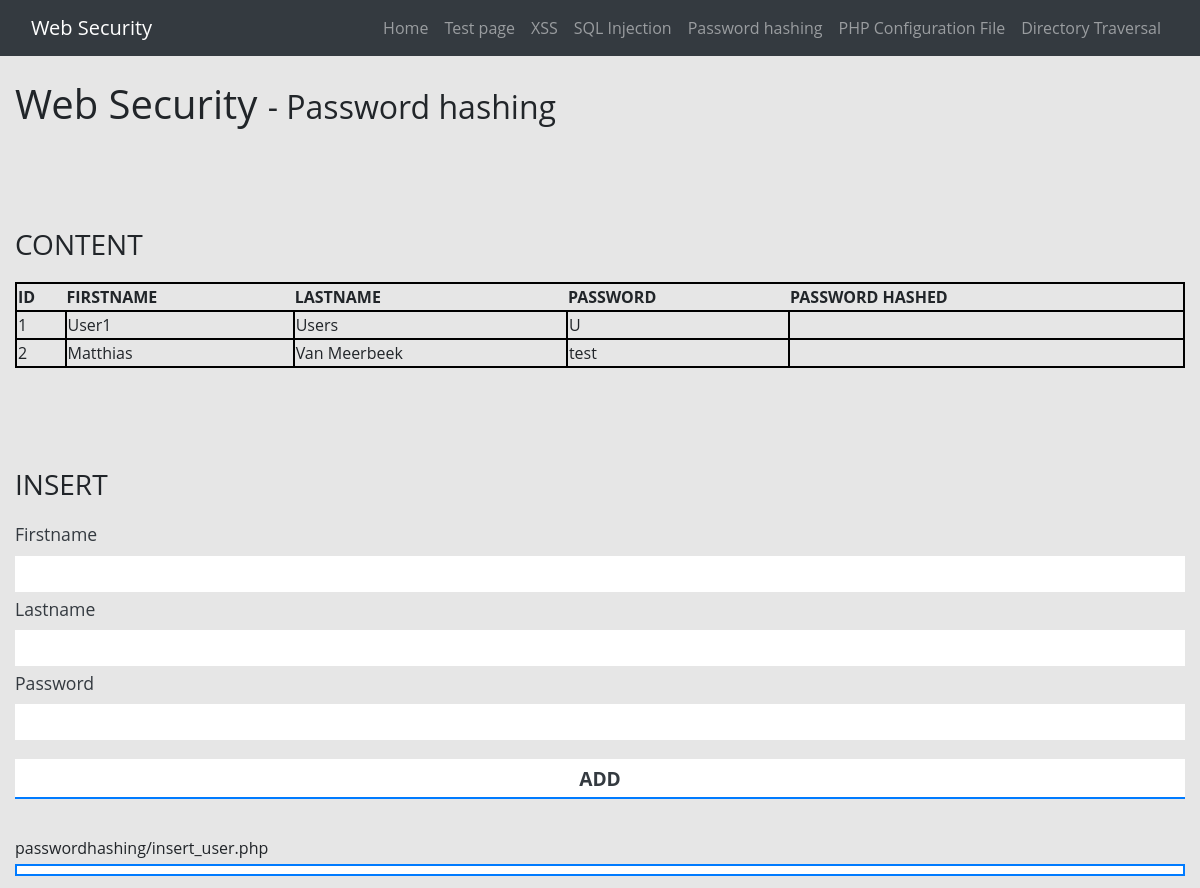
The app's page /websecurity/passwordhashing.php (upper part), older data.
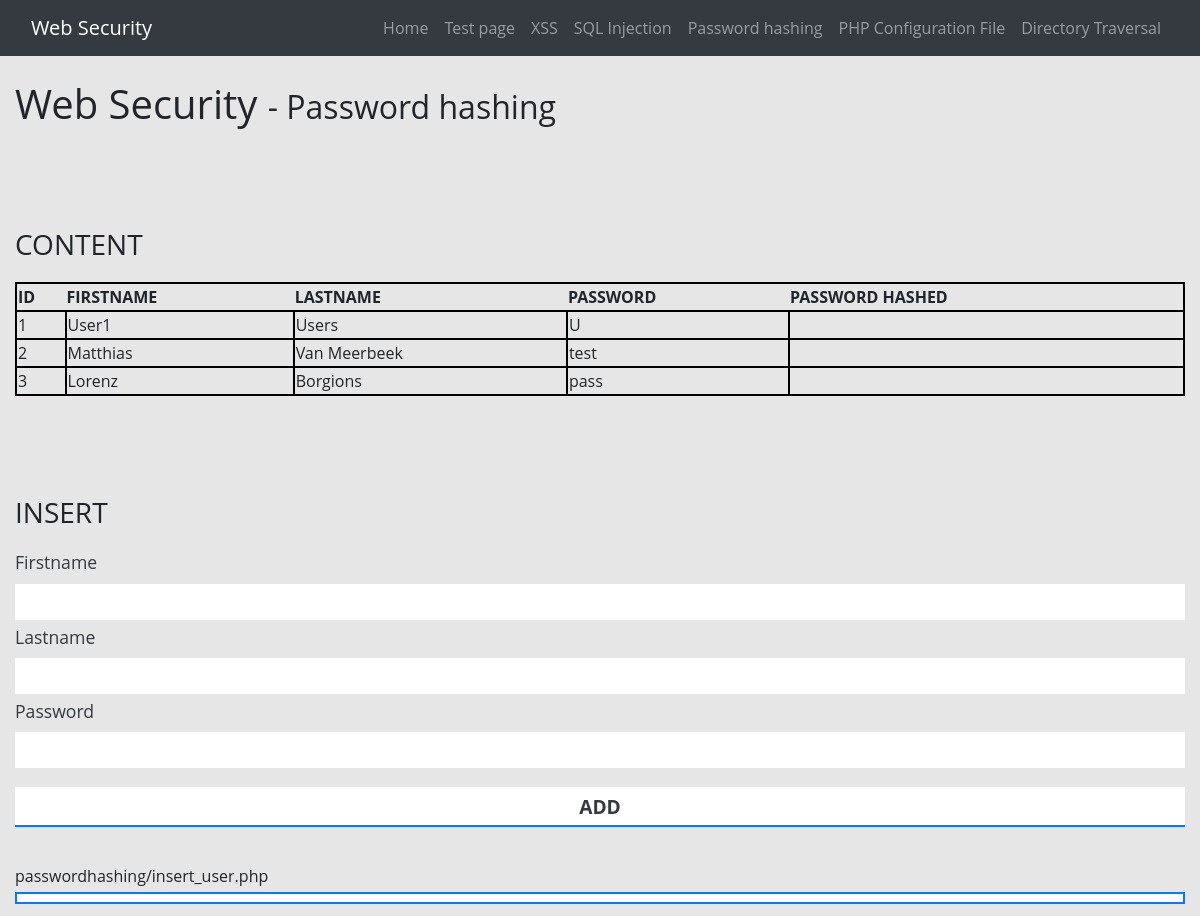
The same page, newer data.
### tables this page shows
CREATE TABLE `users` (
  `id` bigint(20) UNSIGNED NOT NULL,
  `firstname` varchar(128) NOT NULL,
  `lastname` varchar(128) NOT NULL,
  `password` varchar(128) NOT NULL
);

### websecurity/selectall_user.php (the view)
<?php
$sql = "SELECT * FROM users";
$result = $connection->query($sql);
if ($result->num_rows > 0) {
    echo "<table><thead><tr><th>ID</th><th>FIRSTNAME</th><th>LASTNAME</th><th>PASSWORD</th><th>PASSWORD HASHED</th></tr></thead><tbody>";
    while($row = $result->fetch_assoc()) {
        echo "<tr><td>" . $row["id"]. " </td><td>" . $row["firstname"]. "</td><td>" . $row["lastname"]. "</td><td>" . $row["password"]. "</td><td>" . $row["passwordhashed"]. "</td></tr>";
    }
    echo "</tbody></table>";
} else {
    echo "0 results";
}
?>

Row changes from the older to the newer data that the page shows:
added users: id "3", firstname "Lorenz", lastname "Borgions", password "pass"
